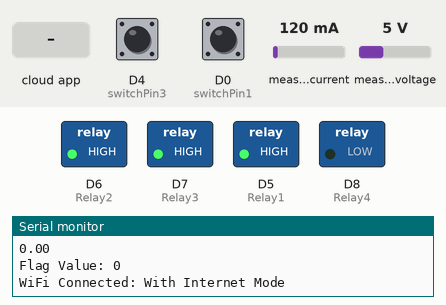
Simulated run of this sketch. Board: ESP8266 (NodeMCU). Parts: switched loads named in the sketch (green lamp = pin HIGH), the last lines printed to the serial monitor. The test bench sets the inputs (shaded band); at power-on: D4 (switchPin3) HIGH, D0 (switchPin1) HIGH, measured current 120 mA, measured voltage 5 V. WiFi joins after 1.5 s; servers stay silent unless stated; EEPROM starts erased; the Firebase database answers and starts empty.

Above: at 2.7 s.
2.8 s: the phone or cloud app sets Status to true
At 4.1 s:
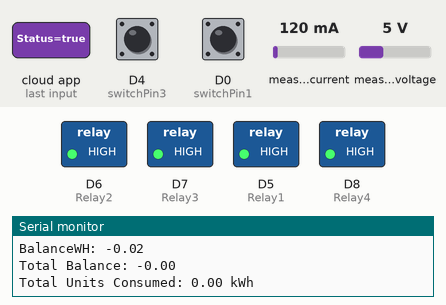
4.9 s: the phone or cloud app sets rechargeUnits to 1
7.2 s: the phone or cloud app sets Status to ON
10.6 s: the phone or cloud app sets Status to OFF
Timing chart, 0 to 13.6 s (numbered marks = the images above; inputs shaded):
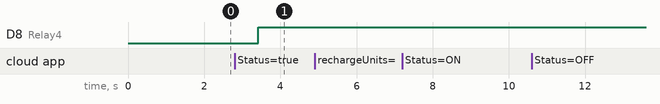

The sketch:

Phase2_6.ino
```cpp
#include <ESP8266WiFi.h>
#include <WiFiManager.h>
#include <Firebase_ESP_Client.h>

#include <EEPROM.h>
#include <PZEM004Tv30.h>
#include <SoftwareSerial.h>

PZEM004Tv30 pzem(D1,D2);//Rx/Tx   Connect RX->D2 & TX->D1

#define UPDATE_INTERVAL 1000  // Update every 5 seconds

#define EEPROM_SIZE 4096  // Increase EEPROM size
#define TOTAL_ENERGY_ADDRESSES 3  // Number of EEPROM addresses for wear leveling
#define LAST_ADDRESS_MARKER 1000  // EEPROM address for storing the last used address
#define BALANCE_MARKER 2000
#define TEMP_BALANCE_MARKER 3000

float totalEnergy = 0.0;
int currentAddress = 0;
int rechargeUnits=0;
String status="";
unsigned long previousMillis = 0;
float balanceWH=0.0;

#include "addons/TokenHelper.h"
#include "addons/RTDBHelper.h"

// Firebase Credentials
#define API_KEY "AAAAAAAAAAAAAAAAAAAAAAAAAAAAAAAAAAAAAAAAAAAAA"
#define DATABASE_URL "XXXXXXXXXXXXXXXXXXXXXXXXXXXXXXXXXXXXX"
#define USER_EMAIL "FFFFFFFFFFFFFFFFFFFFFFFFFFFFFFFFFFFFFF"
#define USER_PASSWORD "XXXXXXXXXXXXXXXXXXXXXXXXXXXXXXXXXXXX"

FirebaseData fbdo;
FirebaseAuth auth;
FirebaseConfig config;

#define Relay1 14  //D5 pin
#define Relay2 12   //D6 pin
#define Relay3 13  //D7 pin
#define Relay4 15  //D8 pin

#define switchPin1 D0
#define switchPin2 D3
#define switchPin3 D4

String val1 = "";  // Variable to store incoming data from firebase for device 1
String val2 = "";  // Variable to store incoming data from firebase for device 2
String val3 = "";  // Variable to store incoming data from firebase for device 3
String val4 = "";  // Variable to store incoming data from firebase for device 4

String uid;
String ipAddress;
String path;
IPAddress ip;

float totalBalance=0.0;
int wifiFlag=1;
void setup() {
  Serial.begin(9600);

  pinMode(Relay1, OUTPUT);
  pinMode(Relay2, OUTPUT);
  pinMode(Relay3, OUTPUT);
  pinMode(Relay4, OUTPUT);

  pinMode(switchPin1, INPUT_PULLUP);
  pinMode(switchPin2, INPUT_PULLUP);
  pinMode(switchPin3, INPUT_PULLUP);

  if(wifiFlag==0){
    Serial.println("WiFi Connected: With Internet Mode");
    // withInternet();
    checkBtnStatus();
  }else{
    Serial.println("WiFi not connected: Without Internet Mode");
    withoutInternet();
  }

  connectToWiFi();

  if(WiFi.status()==WL_CONNECTED){
    if(wifiFlag==1)
      wifiFlag=0;
  }else{
    if(wifiFlag==0)
      wifiFlag=1;
  }

  Serial.println("Connected to WiFi");
  Serial.print(WiFi.localIP().toString());

  config.api_key = API_KEY;
  config.database_url = DATABASE_URL;
  auth.user.email = USER_EMAIL;
  auth.user.password = USER_PASSWORD;

  Firebase.reconnectWiFi(true);
  fbdo.setResponseSize(4096);

  config.token_status_callback = tokenStatusCallback;
  config.max_token_generation_retry = 5;
  Firebase.begin(&config, &auth);

  Serial.println("Getting User UID");
  while ((auth.token.uid)=="") {
    Serial.print('.');
    delay(1000);
  }

  uid = auth.token.uid.c_str();
  Serial.print("User UID: ");
  Serial.print(uid);

  ip = WiFi.localIP();
  // ipAddress = ipToString(ip);
  path = "/Users/" + uid + "/ip";

  // Retrieve the last used EEPROM address
  EEPROM.begin(EEPROM_SIZE);
  EEPROM.get(LAST_ADDRESS_MARKER, currentAddress);
  EEPROM.end();

  // If the value is invalid, set it to the default starting address
  if (currentAddress < 0 || currentAddress >= TOTAL_ENERGY_ADDRESSES) {
    currentAddress = 0;
  }

  // Retrieve the latest total energy from EEPROM at the start
  EEPROM.begin(EEPROM_SIZE);
  EEPROM.get(currentAddress * sizeof(float), totalEnergy);
  EEPROM.end();

  if (isnan(totalEnergy)) {
    totalEnergy = 0.0;  // Or any other default value
  }

  Serial.print("Total Energy: ");
  Serial.println(totalEnergy);

  EEPROM.begin(EEPROM_SIZE);
  EEPROM.get(BALANCE_MARKER , totalBalance);
  EEPROM.end();

  if(isnan(totalBalance)){
    totalBalance=0.0;
  }
  Serial.print("Total Balance: ");
  Serial.println(totalBalance);

  Serial.println("Initialization complete");

}

void eraseUsedAddresses() {
  // Erase only the used addresses (continuous block starting from 0)
  for (int i = 0; i < TOTAL_ENERGY_ADDRESSES; ++i) {
    EEPROM.write(i * sizeof(float), 0);
  }
  EEPROM.commit();
}

void updateTotalEnergy() {
  unsigned long currentMillis = millis();
  unsigned long deltaTime = currentMillis - previousMillis;
  previousMillis = currentMillis;

  float currentPower = pzem.power();  // Power in watts
  float currentEnergy = (currentPower * deltaTime / 1000.0) / 3600.0; // Energy in watt-hours

  if (!isnan(currentPower) && currentPower >= 0.0) {
    totalEnergy += currentEnergy;

    // Implement wear leveling by rotating EEPROM addresses
    EEPROM.begin(EEPROM_SIZE);
    EEPROM.put(currentAddress * sizeof(float), totalEnergy);
    EEPROM.commit();
    EEPROM.end();

    currentAddress = (currentAddress + 1) % TOTAL_ENERGY_ADDRESSES;

    // Store the current EEPROM address
    EEPROM.begin(EEPROM_SIZE);
    EEPROM.put(LAST_ADDRESS_MARKER, currentAddress);
    EEPROM.commit();
    EEPROM.end();

    Serial.println("Current Power: " + String(currentPower) + " W");
    Serial.println("Energy This Interval: " + String(currentEnergy) + " Wh");
    Serial.println("Total Energy: " + String(totalEnergy) + " Wh");

    balanceWH=totalBalance*1000.0;
    balanceWH-=currentEnergy;

    Serial.print("BalanceWH: ");
    Serial.println(balanceWH);

    if(balanceWH<=0.0){
      digitalWrite(Relay4, HIGH);
      val4="OFF";
      if(Firebase.ready()){
        Firebase.RTDB.setString(&fbdo,"/Users/"+uid+"/Devices/Device 4","OFF");
      }
    }

    totalBalance=balanceWH/1000.0;

    EEPROM.begin(EEPROM_SIZE);
    EEPROM.put(BALANCE_MARKER, totalBalance);
    EEPROM.commit();
    EEPROM.end();

    Serial.print("Total Balance: ");
    Serial.println(totalBalance);

    float totalUnitsConsumed = totalEnergy / 1000.0; // Convert watt-hours to kilowatt-hours
    Serial.println("Total Units Consumed: " + String(totalUnitsConsumed) + " kWh");

    if (Firebase.ready()) {
      // Assuming 'fbdo' is an instance of FirebaseData
      Firebase.RTDB.setString(&fbdo, "/Users/" + uid + "/Readings/CurrentPower", String(currentPower));
      Firebase.RTDB.setString(&fbdo, "/Users/" + uid + "/Readings/TotalEnergy", String(totalEnergy));
      Firebase.RTDB.setString(&fbdo, "/Users/" + uid + "/Readings/TotalUnitsConsumed", String(totalUnitsConsumed));
      Firebase.RTDB.setFloat(&fbdo,"/Users/"+uid+"/Readings/Balance",totalBalance);
      // You can also store other values like currentEnergy, etc.
    }
  } else {
    Serial.println("Error reading current power. Skipping update.");
  }
}

void checkRecharge(){
  if(Firebase.ready()){
    if (Firebase.RTDB.getString(&fbdo, "/Users/" + uid + "/Readings/Status")) {
      if (fbdo.dataTypeEnum() == firebase_rtdb_data_type_string) {
        status = fbdo.to<String>();
      } else {
        Serial.println(fbdo.errorReason());
      }
    }

    if (Firebase.RTDB.getInt(&fbdo, "/Users/" + uid + "/Readings/rechargeUnits")) {
      if (fbdo.dataTypeEnum() == firebase_rtdb_data_type_integer) {
        rechargeUnits = fbdo.to<int>();
      } else {
        Serial.println(fbdo.errorReason());
      }
    }

    Serial.print("Status: ");
    Serial.println(status);

    Serial.print("Recharged Units: ");
    Serial.println(rechargeUnits);
  }

  if(status.equals("true") && rechargeUnits>0.0){
    totalBalance=totalBalance+rechargeUnits;

    EEPROM.begin(EEPROM_SIZE);
    EEPROM.put(BALANCE_MARKER, totalBalance);
    EEPROM.commit();
    EEPROM.end();

    if(Firebase.ready()){
      Firebase.RTDB.setFloat(&fbdo, "/Users/" + uid + "/Readings/rechargeUnits", 0.0);
      Firebase.RTDB.setString(&fbdo, "/Users/" + uid + "/Readings/Status", "false");
    }

    Serial.println("Recharged successfully");

  }else{
    if(Firebase.ready()){
      Firebase.RTDB.setFloat(&fbdo,"/Users/" + uid + "/Readings/Balance",totalBalance);
    }
    Serial.println(totalBalance);
  }
}

void connectToWiFi() {
  WiFiManager wifiManager;
  if (!wifiManager.autoConnect("ESP8266")) {
    Serial.print("Failed to connect");
    delay(1000);
    ESP.reset();
    delay(5000);
  }
}

void updateDB(){
  if(Firebase.ready()){
    if(val1.equals("ON")){
      Firebase.RTDB.setString(&fbdo, "/Users/" + uid + "/Devices/Device 1", "ON");
    }else{
      Firebase.RTDB.setString(&fbdo, "/Users/" + uid + "/Devices/Device 1", "OFF");
    }

    if(val2.equals("ON")){
      Firebase.RTDB.setString(&fbdo, "/Users/" + uid + "/Devices/Device 2", "ON");
    }else{
      Firebase.RTDB.setString(&fbdo, "/Users/" + uid + "/Devices/Device 3", "OFF");
    }

    if(val3.equals("ON")){
      Firebase.RTDB.setString(&fbdo, "/Users/" + uid + "/Devices/Device 3", "ON");
    }else{
      Firebase.RTDB.setString(&fbdo, "/Users/" + uid + "/Devices/Device 3", "OFF");
    }

    if(val4.equals("ON")){
      Firebase.RTDB.setString(&fbdo, "/Users/" + uid + "/Devices/Device 4", "ON");
    }else{
      Firebase.RTDB.setString(&fbdo, "/Users/" + uid + "/Devices/Device 4", "OFF");
    }

  }
}


void withoutInternet(){
  if(digitalRead(switchPin1)==0){
    val1="ON";
  }else{
    val1="OFF";
  }

  if(digitalRead(switchPin2)==0){
    val2="ON";
  }else{
    val2="OFF";
  }

  if(digitalRead(switchPin3)==0){
    val3="ON";
  }else{
    val3="OFF";
  }


  updateDeviceState(Relay1, val1, "Device 1");
  updateDeviceState(Relay2, val2, "Device 2");
  updateDeviceState(Relay3, val3, "Device 3");
}

void checkBtnStatus(){
  if (Firebase.ready()) {
    readFirebaseData("/Users/" + uid + "/Devices/Device 1", val1);
    readFirebaseData("/Users/" + uid + "/Devices/Device 2", val2);
    readFirebaseData("/Users/" + uid + "/Devices/Device 3", val3);
    readFirebaseData("/Users/" + uid + "/Devices/Device 4", val4);
  }

  updateDeviceState(Relay1, val1, "Device 1");
  updateDeviceState(Relay2, val2, "Device 2");
  updateDeviceState(Relay3, val3, "Device 3");
  updateDeviceState(Relay4, val4, "Device 4");
}

void readFirebaseData(const String& path, String& value) {
  if (Firebase.RTDB.getString(&fbdo, path)) {
    if (fbdo.dataTypeEnum() == firebase_rtdb_data_type_string) {
      value = fbdo.to<String>();
    } else {
      Serial.println(fbdo.errorReason());
    }
  }
}

void updateDeviceState(int relayPin, const String& value, const String& deviceName) {
  if (value.equals("ON")) {
    digitalWrite(relayPin, LOW);
    Serial.println(deviceName + " ON");
  } else if (value.equals("OFF")) {
    digitalWrite(relayPin, HIGH);
    Serial.println(deviceName + " OFF");
  }
}

void loop() {
  checkRecharge();
  Serial.print("Flag Value: ");
  Serial.println(wifiFlag);
  if(WiFi.status()==WL_CONNECTED){
    if(wifiFlag==1){
      Serial.println("Now Flag value set to 0 and manual button state updated to DB");
      wifiFlag=0;
      updateDB();
    }
  }else{
    if(wifiFlag==0)
      wifiFlag=1;
  }

  if(wifiFlag==0){
    Serial.println("WiFi Connected: With Internet Mode");
    // updateDB();
    checkBtnStatus();
  }else{
    Serial.println("WiFi not connected: Without Internet Mode");
    withoutInternet();
  }

  float voltage = pzem.voltage();
  float current = pzem.current();
  float power = pzem.power();
  float energy = pzem.energy();

  if(Firebase.ready()){
    Firebase.RTDB.setString(&fbdo, "/Users/" + uid + "/Readings/Voltage", voltage);
    Firebase.RTDB.setString(&fbdo, "/Users/" + uid + "/Readings/Current", current);
    Firebase.RTDB.setString(&fbdo, "/Users/" + uid + "/Readings/Power", power);
    Firebase.RTDB.setString(&fbdo, "/Users/" + uid + "/Readings/Energy", energy);
  }

  Serial.println("Voltage: " + String(voltage) + " V");
  Serial.println("Current: " + String(current) + " A");
  Serial.println("Power: " + String(power) + " W");
  Serial.println("Energy: " + String(energy) + " Wh");


  updateTotalEnergy();

  // Erase only used addresses every 24 hours (adjust as needed)
  static unsigned long lastEraseTime = 0;
  if (millis() - lastEraseTime >= 86400000) {  // 24 hours in milliseconds
    // Here total energy is stored at end of EEPROM size
    EEPROM.begin(EEPROM_SIZE);
    EEPROM.put(EEPROM_SIZE - sizeof(float), totalEnergy);  // Store at the end of EEPROM
    EEPROM.commit();
    EEPROM.end();

    // Here total balance is stored at TEMP_BALANCE_MARKER memory location
    EEPROM.begin(EEPROM_SIZE);
    EEPROM.put(TEMP_BALANCE_MARKER, totalBalance);  // Store at the end of EEPROM
    EEPROM.commit();
    EEPROM.end();

    eraseUsedAddresses(); //Here three memory locations used for storing totalEnergy are erased

    // Here BALANCE_MARKER location where totalBalance is stored is erazed
    EEPROM.begin(EEPROM_SIZE);
    EEPROM.write(BALANCE_MARKER, 0);
    EEPROM.commit();
    EEPROM.end();

    // Here totalEnergy is retrieved from last memory location of EEPROM and stored to variable
    EEPROM.begin(EEPROM_SIZE);
    EEPROM.get(EEPROM_SIZE - sizeof(float), totalEnergy);
    EEPROM.end();

    // Here similarly totalBalanace retrieved from TEMP_BALANCE_MARKER location and stored to variable totalBalance
    EEPROM.begin(EEPROM_SIZE);
    EEPROM.get(TEMP_BALANCE_MARKER, totalBalance);
    EEPROM.end();

    updateTotalEnergy(); //Here this method is caaled to again store total energy to that three memory locations

    // Now here last memory location where totalEnergy is temporarly stored are erased
    EEPROM.begin(EEPROM_SIZE);
    EEPROM.write(EEPROM_SIZE - sizeof(float), 0);
    EEPROM.commit();
    EEPROM.end();

    // Here TEMP_BALANCE_MARKER location erased which is used to store totalBalance temporary
    EEPROM.begin(EEPROM_SIZE);
    EEPROM.write(TEMP_BALANCE_MARKER, 0);
    EEPROM.commit();
    EEPROM.end();
    lastEraseTime = millis();
  }

  delay(UPDATE_INTERVAL);

}
```
